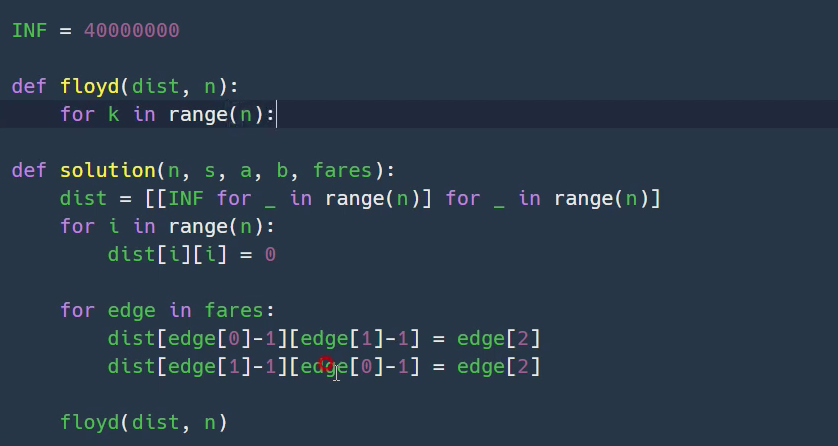
#> input picture video-ocr/example/4e9309a735fa4978b492a35f3b54f4d7/frame5.png, 838 x 446 px, found by its file name
$ python ocrtest.py
#> lines starting #> are read from the running program, lines starting #| are printed output that depends on the picture
from PIL import Image
import pytesseract
import argparse
import cv2
import os


# load the example image and convert it to grayscale
image = cv2.imread(r"C:\Users\jstep\prev-workspaces\VideoOcr\video-ocr\image_frames\4e9309a735fa4978b492a35f3b54f4d7\frame5.png")
#> image is the input picture: shape (446, 838, 3); mean B, G, R 72, 57.5, 42.4
gray = cv2.cvtColor(image, cv2.COLOR_BGR2GRAY)
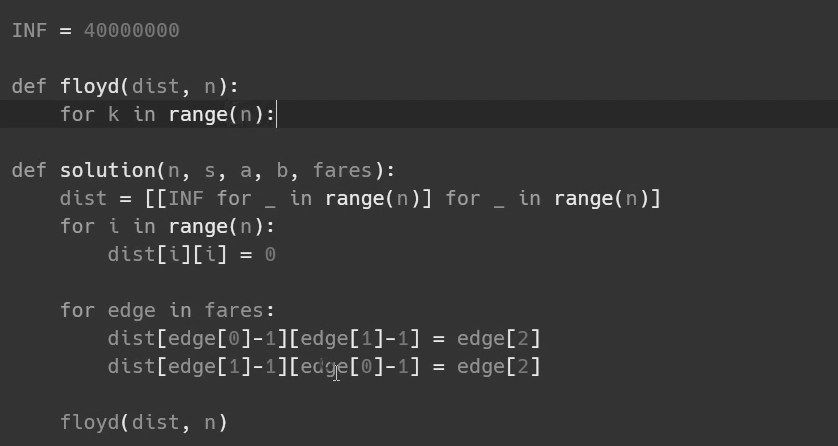
#> gray: shape (446, 838); min 25, max 252, mean 54.4

# write the grayscale image to disk as a temporary file so we can
# apply OCR to it
filename = r"C:\Users\jstep\prev-workspaces\VideoOcr\video-ocr\image_frames\4e9309a735fa4978b492a35f3b54f4d7\frame55.png"
cv2.imwrite(filename, gray)

#pytesseract.pytesseract.tesseract_cmd = "C:\\Program Files (x86)\\Tesseract-OCR\\tesseract.exe"

#> (the run stopped early here; a loop or call above may not have finished)

$ run again, with video-ocr/example/4e9309a735fa4978b492a35f3b54f4d7/frame1.png copied over video-ocr/example/4e9309a735fa4978b492a35f3b54f4d7/frame5.png
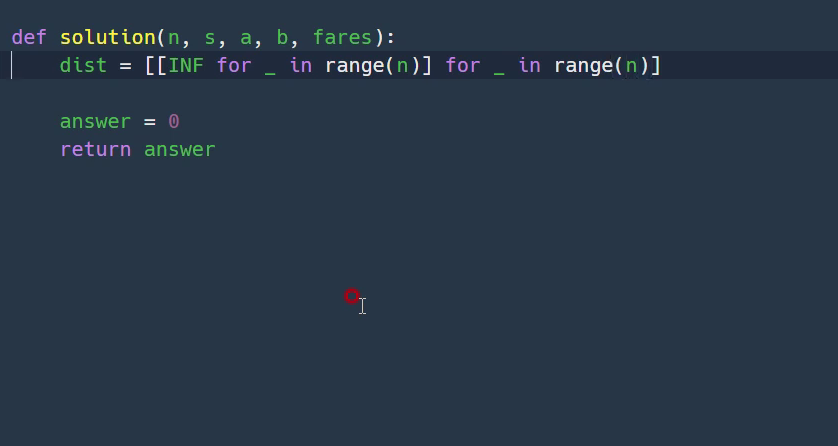
#> input picture video-ocr/example/4e9309a735fa4978b492a35f3b54f4d7/frame1.png, 838 x 446 px, found by its file name
#> image is the input picture: shape (446, 838, 3); mean B, G, R 70.4, 54.8, 40
#> `gray = cv2.cvtColor(image, cv2.COLOR_BGR2GRAY)`:
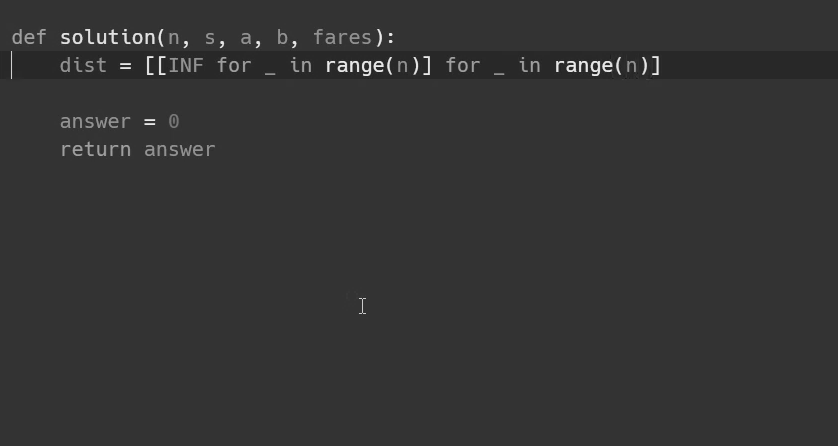
#> gray: shape (446, 838); min 22, max 238, mean 51.9

$ run again, with video-ocr/example/4e9309a735fa4978b492a35f3b54f4d7/frame10.png copied over video-ocr/example/4e9309a735fa4978b492a35f3b54f4d7/frame5.png
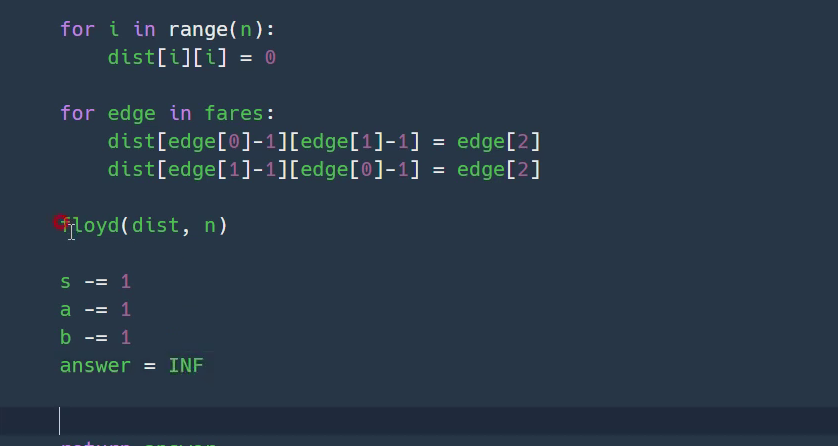
#> input picture video-ocr/example/4e9309a735fa4978b492a35f3b54f4d7/frame10.png, 838 x 446 px, found by its file name
#> image is the input picture: shape (446, 838, 3); mean B, G, R 70.7, 55.9, 40.5
#> `gray = cv2.cvtColor(image, cv2.COLOR_BGR2GRAY)`:
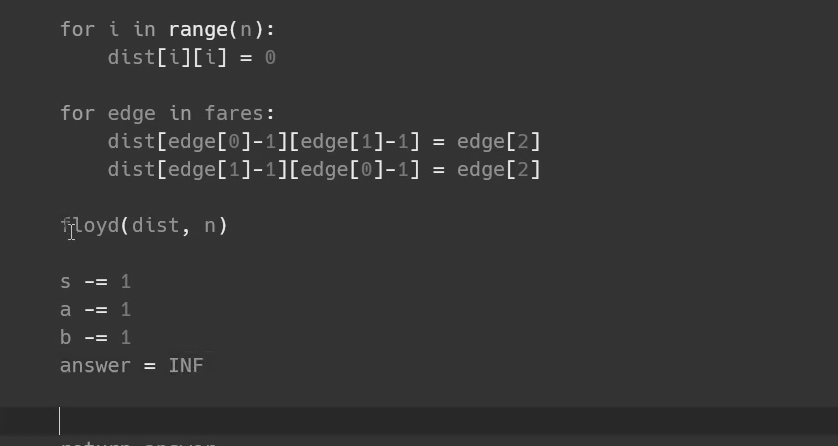
#> gray: shape (446, 838); min 36, max 243, mean 52.7
